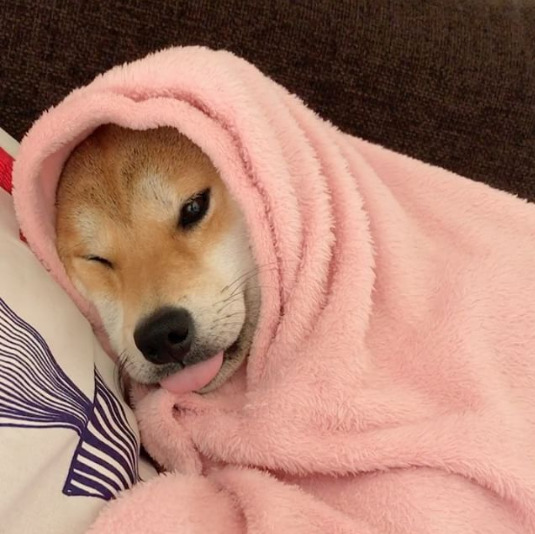
#> input picture images/input.png, 535 x 534 px
$ python arithmetic.py
#> lines starting #> are read from the running program, lines starting #| are printed output that depends on the picture
import cv2 as cv
import numpy as np
image = cv.imread("images/input.png")
#> image is the input picture: shape (534, 535, 3); mean B, G, R 111.8, 127.4, 171.3

# Matriz del mismo size de image con valores de un escalar
M = np.ones(image.shape, dtype = "uint8") * 50

# Suma
added = cv.add(image, M)
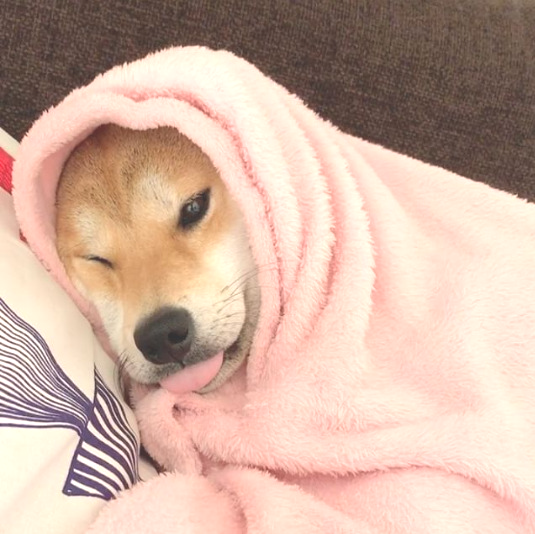
#> added: shape (534, 535, 3); mean B, G, R 161.8, 177.4, 207
cv.imshow("Added", added)

# Resta
subtracted = cv.subtract(image, M)
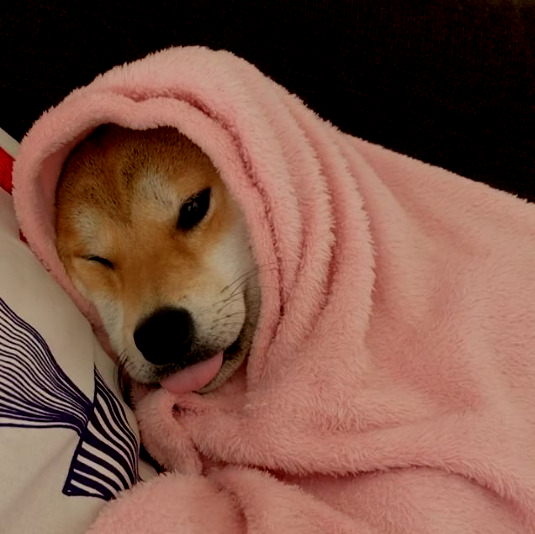
#> subtracted: shape (534, 535, 3); mean B, G, R 69.4, 83, 122.9
cv.imshow("subtracted", subtracted)

cv.waitKey()
cv.destroyAllWindows()
